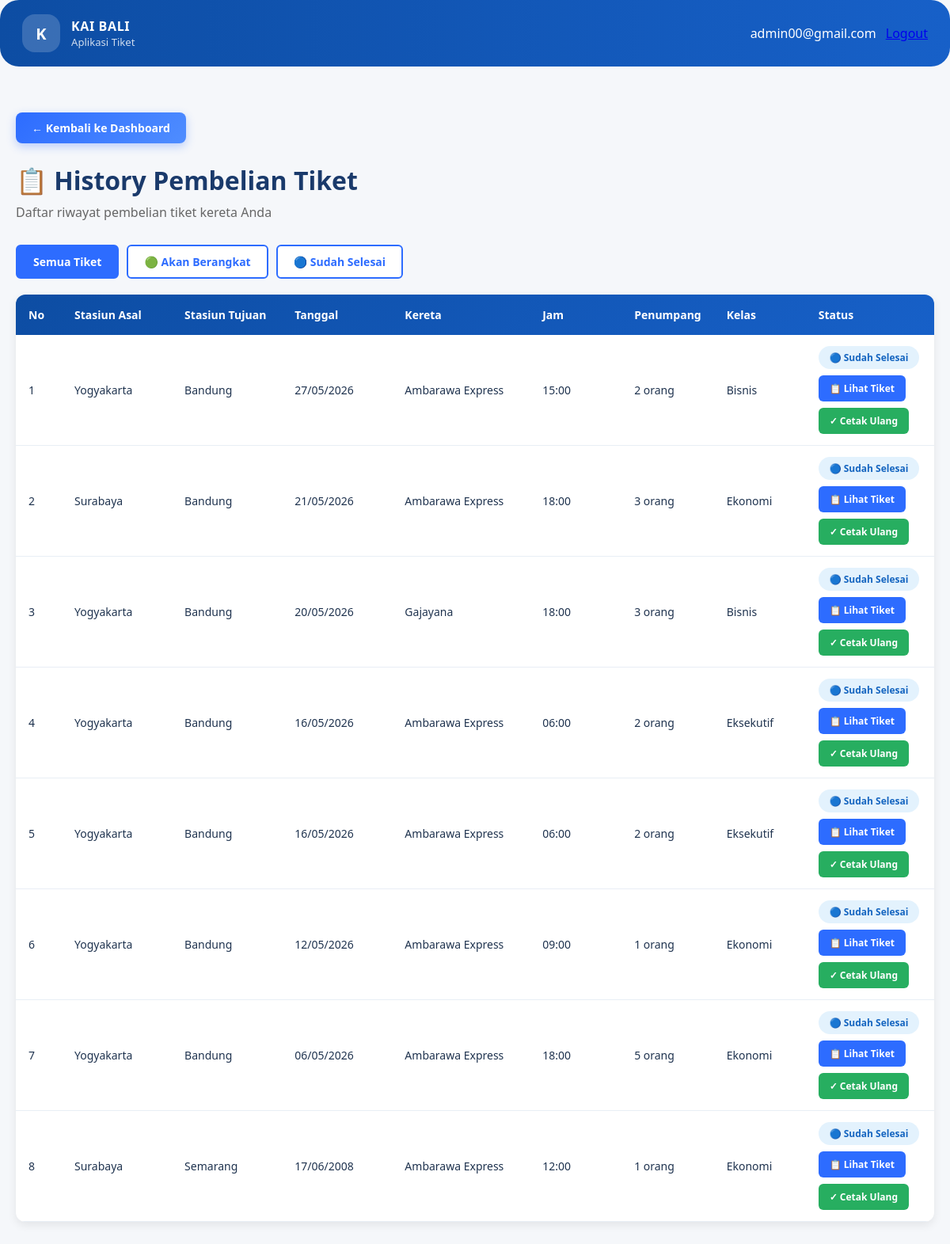
Page /history_tiket.php (signed in) on the committed database.
### tables this page shows
CREATE TABLE `pesanan_tiket` (
  `id` int(11) NOT NULL,
  `stasiun_asal` varchar(100) NOT NULL,
  `stasiun_tujuan` varchar(100) NOT NULL,
  `jumlah_penumpang` int(11) NOT NULL,
  `kelas_kereta` varchar(100) NOT NULL,
  `tanggal_berangkat` date NOT NULL,
  `nama_kereta` varchar(100) DEFAULT NULL,
  `jam_keberangkatan` varchar(50) DEFAULT NULL,
  `kursi_penumpang` varchar(50) NOT NULL
);

### history_tiket.php (the view, shortened to what this page needs)
<?php
include 'koneksi.php';
$filter = isset($_GET['filter']) ? $_GET['filter'] : '';
$hari_ini = date('Y-m-d');
if($filter == 'berangkat') {
    $historyQuery = mysqli_query($koneksi, "SELECT * FROM pesanan_tiket WHERE tanggal_berangkat >= '$hari_ini' ORDER BY tanggal_berangkat ASC");
} elseif($filter == 'selesai') {
    $historyQuery = mysqli_query($koneksi, "SELECT * FROM pesanan_tiket WHERE tanggal_berangkat < '$hari_ini' ORDER BY tanggal_berangkat DESC");
} else {
    $historyQuery = mysqli_query($koneksi, "SELECT * FROM pesanan_tiket ORDER BY tanggal_berangkat DESC");
}
?>
<!DOCTYPE html>
<html lang="en">
<head>
    <link rel="stylesheet" href="login.css">
</head>
<body>
    <div class="topbar">
        <div class="brand-block">
            <div class="brand-mark">K</div>
            <div>
                <p class="brand-label">KAI BALI</p>
                <span class="brand-subtitle">Aplikasi Tiket</span>
            </div>
        </div>
        <div class="top-actions">
            <span class="user-login"><?php echo $_SESSION['email']; ?></span>
            <a href="logout.php" class="button-logout">Logout</a>
        </div>
    </div>
    <div class="history-container">
        <a href="dashboard.php" class="back-button">← Kembali ke Dashboard</a>
        <div class="history-header">
            <h1>📋 History Pembelian Tiket</h1>
            <p>Daftar riwayat pembelian tiket kereta Anda</p>
        </div>
        <div class="filter-buttons" style="margin-bottom: 20px; display: flex; gap: 10px; flex-wrap: wrap;">
            <a href="history_tiket.php" style="padding: 10px 20px; background: <?php echo ($filter == '') ? '#2d6cff' : 'white'; ?>; color: <?php echo ($filter == '') ? 'white' : '#2d6cff'; ?>; border-radius: 6px; text-decoration: none; font-weight: 600; font-size: 14px; border: 2px solid #2d6cff; transition: 0.3s;">Semua Tiket</a>
            <a href="history_tiket.php?filter=berangkat" style="padding: 10px 20px; background: <?php echo ($filter == 'berangkat') ? '#2d6cff' : 'white'; ?>; color: <?php echo ($filter == 'berangkat') ? 'white' : '#2d6cff'; ?>; border-radius: 6px; text-decoration: none; font-weight: 600; font-size: 14px; border: 2px solid #2d6cff; transition: 0.3s;">🟢 Akan Berangkat</a>
            <a href="history_tiket.php?filter=selesai" style="padding: 10px 20px; background: <?php echo ($filter == 'selesai') ? '#2d6cff' : 'white'; ?>; color: <?php echo ($filter == 'selesai') ? 'white' : '#2d6cff'; ?>; border-radius: 6px; text-decoration: none; font-weight: 600; font-size: 14px; border: 2px solid #2d6cff; transition: 0.3s;">🔵 Sudah Selesai</a>
        </div>
        <div class="table-wrapper">
            <?php
            if(mysqli_num_rows($historyQuery) > 0) {
            ?>
                <table>
                    <thead>
                        <tr>
                            <th style="width: 5%;">No</th>
                            <th style="width: 12%;">Stasiun Asal</th>
                            <th style="width: 12%;">Stasiun Tujuan</th>
                            <th style="width: 12%;">Tanggal</th>
                            <th style="width: 15%;">Kereta</th>
                            <th style="width: 10%;">Jam</th>
                            <th style="width: 10%;">Penumpang</th>
                            <th style="width: 10%;">Kelas</th>
                            <th style="width: 14%;">Status</th>
                        </tr>
                    </thead>
                    <tbody>
                        <?php
                        $no = 1;
                        while($row = mysqli_fetch_assoc($historyQuery)) {
                            $tanggal_berangkat = $row['tanggal_berangkat'];
                            if($tanggal_berangkat > $hari_ini) {
                                $status = '🟢 Akan Berangkat';
                                $status_class = 'status-active';
                            } else {
                                $status = '🔵 Sudah Selesai';
                                $status_class = 'status-completed';
                            }
                        ?>
                        <tr>
                                <td><?php echo $no++; ?></td>
                                <td><?php echo htmlspecialchars($row['stasiun_asal']); ?></td>
                                <td><?php echo htmlspecialchars($row['stasiun_tujuan']); ?></td>
                                <td><?php echo date('d/m/Y', strtotime($row['tanggal_berangkat'])); ?></td>
                                <td><?php echo htmlspecialchars($row['nama_kereta']); ?></td>
                                <td><?php echo htmlspecialchars($row['jam_keberangkatan']); ?></td>
                                <td><?php echo $row['jumlah_penumpang']; ?> orang</td>
                                <td><?php echo htmlspecialchars($row['kelas_kereta']); ?></td>
                                <td>
                                    <span class="status-badge <?php echo $status_class; ?>"><?php echo $status; ?></span>
                                    <br>
                                    <?php if($tanggal_berangkat >= $hari_ini) { ?>
                                        <a href="detail_tiket.php?id=<?php echo $row['id']; ?>" style="display: inline-block; margin-top: 8px; padding: 8px 14px; background: #2d6cff; color: white; text-decoration: none; border-radius: 6px; font-size: 12px; font-weight: 600; margin-right: 5px;">📋 Lihat Tiket</a>
                                        <form style="display: inline-block; margin: 0;" method="POST" action="aksi_batalkan_tiket.php" onsubmit="return confirm('⚠️ PERHATIAN!\n\nApakah Anda yakin ingin membatalkan tiket ini?\n\nTindakan ini TIDAK DAPAT DIBATALKAN dan tiket akan hilang!');">
                                            <input type="hidden" name="id" value="<?php echo $row['id']; ?>">
                                            <input type="hidden" name="action" value="batalkan">
                                            <button type="submit" style="margin-top: 8px; padding: 8px 14px; background: #e74c3c; color: white; border: none; border-radius: 6px; font-size: 12px; font-weight: 600; cursor: pointer; vertical-align: middle;">❌ Batalkan</button>
                                        </form>
                                    <?php } else { ?>
                                        <a href="detail_tiket.php?id=<?php echo $row['id']; ?>" style="display: inline-block; margin-top: 8px; padding: 8px 14px; background: #2d6cff; color: white; text-decoration: none; border-radius: 6px; font-size: 12px; font-weight: 600; margin-right: 5px;">📋 Lihat Tiket</a>
                                        <a href="detail_tiket.php?id=<?php echo $row['id']; ?>" style="display: inline-block; margin-top: 8px; padding: 8px 14px; background: #27ae60; color: white; text-decoration: none; border-radius: 6px; font-size: 12px; font-weight: 600;">✓ Cetak Ulang</a>
                                    <?php } ?>
                                </td>
                            </tr>
                        <?php
                        }
                        ?>
                    </tbody>
                </table>
            <?php
            }
            ?>
        </div>
    </div>
</body>
</html>

### login.css (style rules this page uses)
* { box-sizing: border-box; margin: 0; padding: 0; }
body { background: linear-gradient(135deg, #edf4ff 0%, #f8fbff 100%); display: flex; justify-content: center; align-items: center; min-height: 100vh; padding: 24px; font-family: "Segoe UI", Tahoma, Geneva, Verdana, sans-serif; color: #1f334f; }
.topbar { display: flex; align-items: center; justify-content: space-between; gap: 24px; padding: 18px 28px; border-radius: 24px; background: linear-gradient(90deg, #0d4da3 0%, #1760c8 100%); color: #ffffff; margin-bottom: 28px; }
.brand-block { display: flex; align-items: center; gap: 14px; }
.brand-mark { width: 48px; height: 48px; display: grid; place-items: center; border-radius: 16px; background: rgba(255,255,255,0.18); font-size: 1.25rem; font-weight: 800; }
.brand-label { font-size: 1rem; font-weight: 700; letter-spacing: 0.04em; }
.brand-subtitle { display: block; font-size: 0.82rem; color: rgba(255,255,255,0.8); }
.top-actions { display: flex; align-items: center; gap: 12px; }

### history_tiket.php (style rules this page uses)
body { display: block; padding: 0; background: #f5f7fa; }
.history-container { max-width: 1200px; margin: 0 auto; padding: 30px 20px; }
.history-header { margin-bottom: 30px; }
.history-header h1 { color: #1a3a6b; margin-bottom: 8px; font-size: 2rem; }
.history-header p { color: #666; font-size: 16px; }
.table-wrapper { background: white; border-radius: 12px; overflow: hidden; box-shadow: 0 4px 12px rgba(0,0,0,0.08); }
table { width: 100%; border-collapse: collapse; }
table thead { background: linear-gradient(135deg, #0d4da3 0%, #1760c8 100%); color: white; }
table th { padding: 16px; text-align: left; font-weight: 600; font-size: 14px; }
table td { padding: 14px 16px; border-bottom: 1px solid #e8eef5; font-size: 14px; }
.status-badge { display: inline-block; padding: 6px 14px; border-radius: 20px; font-size: 12px; font-weight: 600; text-align: center; }
.status-completed { background: #e3f2fd; color: #1565c0; }
.back-button { display: inline-block; margin-bottom: 25px; padding: 10px 20px; background: linear-gradient(135deg, #2d6cff, #4f8dff); color: white; text-decoration: none; border-radius: 8px; font-weight: 600; font-size: 14px; transition: transform 0.2s, box-shadow 0.2s; box-shadow: 0 4px 12px rgba(45, 108, 255, 0.3); }

### rows in the picture
pesanan_tiket: stasiun_asal "Yogyakarta", stasiun_tujuan "Bandung", tanggal_berangkat "27/05/2026", nama_kereta "Ambarawa Express", jam_keberangkatan "15:00", jumlah_penumpang "2", kelas_kereta "Bisnis", tanggal_berangkat "🔵 Sudah Selesai"
pesanan_tiket: stasiun_asal "Surabaya", stasiun_tujuan "Bandung", tanggal_berangkat "21/05/2026", nama_kereta "Ambarawa Express", jam_keberangkatan "18:00", jumlah_penumpang "3", kelas_kereta "Ekonomi", tanggal_berangkat "🔵 Sudah Selesai"
pesanan_tiket: stasiun_asal "Yogyakarta", stasiun_tujuan "Bandung", tanggal_berangkat "20/05/2026", nama_kereta "Gajayana", jam_keberangkatan "18:00", jumlah_penumpang "3", kelas_kereta "Bisnis", tanggal_berangkat "🔵 Sudah Selesai"
pesanan_tiket: stasiun_asal "Yogyakarta", stasiun_tujuan "Bandung", tanggal_berangkat "16/05/2026", nama_kereta "Ambarawa Express", jam_keberangkatan "06:00", jumlah_penumpang "2", kelas_kereta "Eksekutif", tanggal_berangkat "🔵 Sudah Selesai"
pesanan_tiket: stasiun_asal "Yogyakarta", stasiun_tujuan "Bandung", tanggal_berangkat "16/05/2026", nama_kereta "Ambarawa Express", jam_keberangkatan "06:00", jumlah_penumpang "2", kelas_kereta "Eksekutif", tanggal_berangkat "🔵 Sudah Selesai"
pesanan_tiket: stasiun_asal "Yogyakarta", stasiun_tujuan "Bandung", tanggal_berangkat "12/05/2026", nama_kereta "Ambarawa Express", jam_keberangkatan "09:00", jumlah_penumpang "1", kelas_kereta "Ekonomi", tanggal_berangkat "🔵 Sudah Selesai"
pesanan_tiket: stasiun_asal "Yogyakarta", stasiun_tujuan "Bandung", tanggal_berangkat "06/05/2026", nama_kereta "Ambarawa Express", jam_keberangkatan "18:00", jumlah_penumpang "5", kelas_kereta "Ekonomi", tanggal_berangkat "🔵 Sudah Selesai"
pesanan_tiket: stasiun_asal "Surabaya", stasiun_tujuan "Semarang", tanggal_berangkat "17/06/2008", nama_kereta "Ambarawa Express", jam_keberangkatan "12:00", jumlah_penumpang "1", kelas_kereta "Ekonomi", tanggal_berangkat "🔵 Sudah Selesai"

### other values in the picture
$_SESSION['email'] "admin00@gmail.com"
